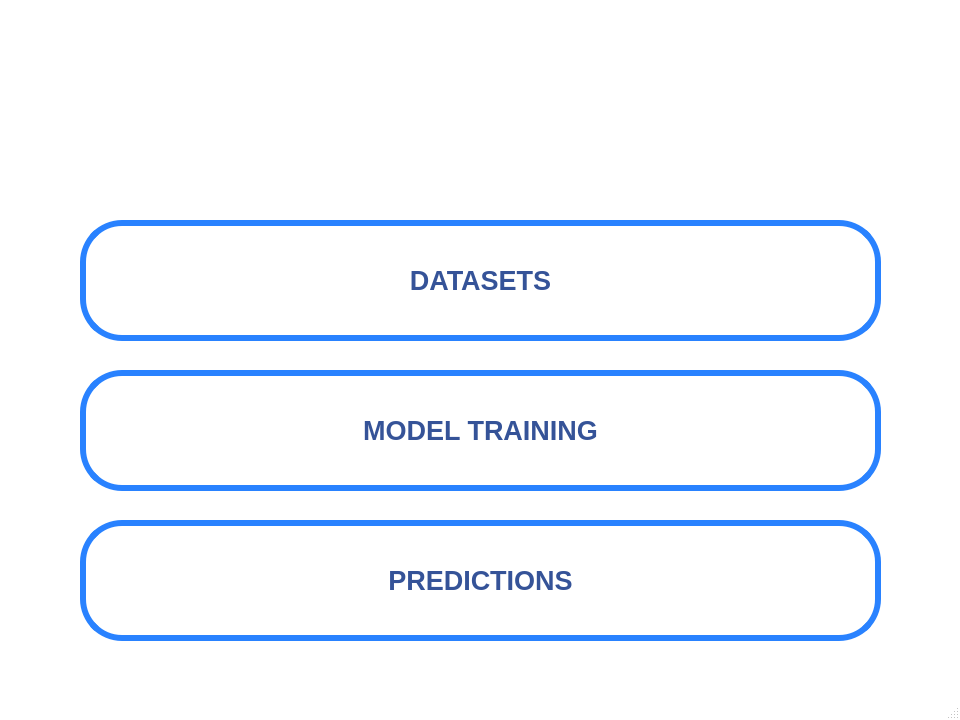
<?xml version="1.0" encoding="UTF-8"?>
<ui version="4.0">
 <class>MainWindow</class>
 <widget class="QMainWindow" name="MainWindow">
  <property name="windowModality">
   <enum>Qt::NonModal</enum>
  </property>
  <property name="geometry">
   <rect>
    <x>0</x>
    <y>0</y>
    <width>960</width>
    <height>720</height>
   </rect>
  </property>
  <property name="sizePolicy">
   <sizepolicy hsizetype="Preferred" vsizetype="Preferred">
    <horstretch>0</horstretch>
    <verstretch>0</verstretch>
   </sizepolicy>
  </property>
  <property name="minimumSize">
   <size>
    <width>960</width>
    <height>720</height>
   </size>
  </property>
  <property name="maximumSize">
   <size>
    <width>960</width>
    <height>720</height>
   </size>
  </property>
  <property name="palette">
   <palette>
    <active>
     <colorrole role="Base">
      <brush brushstyle="SolidPattern">
       <color alpha="255">
        <red>255</red>
        <green>255</green>
        <blue>255</blue>
       </color>
      </brush>
     </colorrole>
     <colorrole role="Window">
      <brush brushstyle="SolidPattern">
       <color alpha="255">
        <red>255</red>
        <green>255</green>
        <blue>255</blue>
       </color>
      </brush>
     </colorrole>
    </active>
    <inactive>
     <colorrole role="Base">
      <brush brushstyle="SolidPattern">
       <color alpha="255">
        <red>255</red>
        <green>255</green>
        <blue>255</blue>
       </color>
      </brush>
     </colorrole>
     <colorrole role="Window">
      <brush brushstyle="SolidPattern">
       <color alpha="255">
        <red>255</red>
        <green>255</green>
        <blue>255</blue>
       </color>
      </brush>
     </colorrole>
    </inactive>
    <disabled>
     <colorrole role="Base">
      <brush brushstyle="SolidPattern">
       <color alpha="255">
        <red>255</red>
        <green>255</green>
        <blue>255</blue>
       </color>
      </brush>
     </colorrole>
     <colorrole role="Window">
      <brush brushstyle="SolidPattern">
       <color alpha="255">
        <red>255</red>
        <green>255</green>
        <blue>255</blue>
       </color>
      </brush>
     </colorrole>
    </disabled>
   </palette>
  </property>
  <property name="windowTitle">
   <string>Vinci ML Tool</string>
  </property>
  <property name="windowIcon">
   <iconset resource="../res/menu_res.qrc">
    <normaloff>../res/ML4CYBER_Logo.png</normaloff>../res/ML4CYBER_Logo.png</iconset>
  </property>
  <property name="locale">
   <locale language="English" country="UnitedStates"/>
  </property>
  <widget class="QWidget" name="centralwidget">
   <widget class="QPushButton" name="btn_Datasets">
    <property name="geometry">
     <rect>
      <x>80</x>
      <y>220</y>
      <width>801</width>
      <height>121</height>
     </rect>
    </property>
    <property name="font">
     <font>
      <family>MS Shell Dlg 2</family>
      <pointsize>20</pointsize>
      <weight>75</weight>
      <italic>false</italic>
      <bold>true</bold>
      <underline>false</underline>
      <strikeout>false</strikeout>
     </font>
    </property>
    <property name="styleSheet">
     <string notr="true">* {
	background-color:#ffffff;
	border-radius:42px;
	border:6px solid #2982ff;
	color:#355398;
	font: 75 20pt &quot;MS Shell Dlg 2&quot;;
	font-weight: bold;
	padding:16px 31px;
	text-decoration:none;
}
*:hover {
	background-color:#def2ff;
}
*:active {
	position:relative;
	top:1px;
}</string>
    </property>
    <property name="text">
     <string>DATASETS</string>
    </property>
   </widget>
   <widget class="QPushButton" name="btn_Models">
    <property name="geometry">
     <rect>
      <x>80</x>
      <y>370</y>
      <width>801</width>
      <height>121</height>
     </rect>
    </property>
    <property name="font">
     <font>
      <family>MS Shell Dlg 2</family>
      <pointsize>20</pointsize>
      <weight>75</weight>
      <italic>false</italic>
      <bold>true</bold>
      <underline>false</underline>
      <strikeout>false</strikeout>
     </font>
    </property>
    <property name="styleSheet">
     <string notr="true">* {
	background-color:#ffffff;
	border-radius:42px;
	border:6px solid #2982ff;
	color:#355398;
	font: 75 20pt &quot;MS Shell Dlg 2&quot;;
	font-weight: bold;
	padding:16px 31px;
	text-decoration:none;
}
*:hover {
	background-color:#def2ff;
}
*:active {
	position:relative;
	top:1px;
}</string>
    </property>
    <property name="text">
     <string>MODEL TRAINING</string>
    </property>
   </widget>
   <widget class="QPushButton" name="btn_Predictions">
    <property name="geometry">
     <rect>
      <x>80</x>
      <y>520</y>
      <width>801</width>
      <height>121</height>
     </rect>
    </property>
    <property name="font">
     <font>
      <family>MS Shell Dlg 2</family>
      <pointsize>20</pointsize>
      <weight>75</weight>
      <italic>false</italic>
      <bold>true</bold>
      <underline>false</underline>
      <strikeout>false</strikeout>
     </font>
    </property>
    <property name="styleSheet">
     <string notr="true">* {
	background-color:#ffffff;
	border-radius:42px;
	border:6px solid #2982ff;
	color:#355398;
	font: 75 20pt &quot;MS Shell Dlg 2&quot;;
	font-weight: bold;
	padding:16px 31px;
	text-decoration:none;
}
*:hover {
	background-color:#def2ff;
}
*:active {
	position:relative;
	top:1px;
}</string>
    </property>
    <property name="text">
     <string>PREDICTIONS</string>
    </property>
   </widget>
   <widget class="QLabel" name="label">
    <property name="geometry">
     <rect>
      <x>30</x>
      <y>30</y>
      <width>901</width>
      <height>161</height>
     </rect>
    </property>
    <property name="text">
     <string/>
    </property>
    <property name="pixmap">
     <pixmap resource="../res/menu_res.qrc">:/menu/vinci.png</pixmap>
    </property>
    <property name="scaledContents">
     <bool>true</bool>
    </property>
   </widget>
  </widget>
  <widget class="QMenuBar" name="menubar">
   <property name="geometry">
    <rect>
     <x>0</x>
     <y>0</y>
     <width>960</width>
     <height>25</height>
    </rect>
   </property>
  </widget>
  <widget class="QStatusBar" name="statusbar"/>
 </widget>
 <resources>
  <include location="../res/menu_res.qrc"/>
 </resources>
 <connections/>
</ui>
